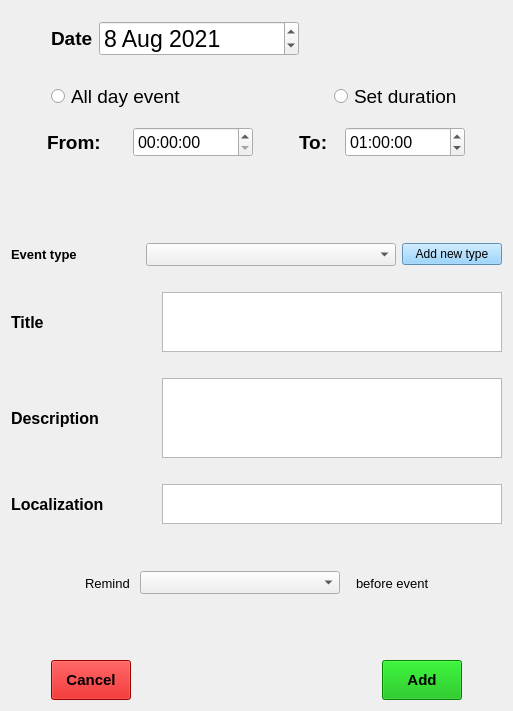
<?xml version="1.0" encoding="UTF-8"?>
<ui version="4.0">
 <class>Form</class>
 <widget class="QWidget" name="Form">
  <property name="geometry">
   <rect>
    <x>0</x>
    <y>0</y>
    <width>513</width>
    <height>711</height>
   </rect>
  </property>
  <property name="windowTitle">
   <string>Form</string>
  </property>
  <layout class="QGridLayout" name="gridLayout">
   <item row="0" column="0">
    <layout class="QVBoxLayout" name="verticalLayout" stretch="0,1,0,1,0,1,0,1,0,1,0,1,0,1,0,1,1,1">
     <item>
      <spacer name="verticalSpacer_10">
       <property name="orientation">
        <enum>Qt::Vertical</enum>
       </property>
       <property name="sizeType">
        <enum>QSizePolicy::Fixed</enum>
       </property>
       <property name="sizeHint" stdset="0">
        <size>
         <width>20</width>
         <height>10</height>
        </size>
       </property>
      </spacer>
     </item>
     <item>
      <layout class="QHBoxLayout" name="horizontalLayout_13" stretch="0,0,1">
       <item>
        <spacer name="horizontalSpacer_6">
         <property name="orientation">
          <enum>Qt::Horizontal</enum>
         </property>
         <property name="sizeHint" stdset="0">
          <size>
           <width>40</width>
           <height>20</height>
          </size>
         </property>
        </spacer>
       </item>
       <item>
        <layout class="QHBoxLayout" name="horizontalLayout_12">
         <item>
          <widget class="QLabel" name="dateLabel">
           <property name="font">
            <font>
             <pointsize>14</pointsize>
             <weight>75</weight>
             <bold>true</bold>
            </font>
           </property>
           <property name="text">
            <string>Date</string>
           </property>
          </widget>
         </item>
         <item>
          <widget class="QDateEdit" name="dateEdit">
           <property name="minimumSize">
            <size>
             <width>200</width>
             <height>0</height>
            </size>
           </property>
           <property name="font">
            <font>
             <pointsize>17</pointsize>
            </font>
           </property>
           <property name="dateTime">
            <datetime>
             <hour>0</hour>
             <minute>0</minute>
             <second>0</second>
             <year>2021</year>
             <month>8</month>
             <day>8</day>
            </datetime>
           </property>
          </widget>
         </item>
        </layout>
       </item>
       <item>
        <spacer name="horizontalSpacer_5">
         <property name="orientation">
          <enum>Qt::Horizontal</enum>
         </property>
         <property name="sizeHint" stdset="0">
          <size>
           <width>40</width>
           <height>20</height>
          </size>
         </property>
        </spacer>
       </item>
      </layout>
     </item>
     <item>
      <spacer name="verticalSpacer_9">
       <property name="orientation">
        <enum>Qt::Vertical</enum>
       </property>
       <property name="sizeType">
        <enum>QSizePolicy::Fixed</enum>
       </property>
       <property name="sizeHint" stdset="0">
        <size>
         <width>20</width>
         <height>20</height>
        </size>
       </property>
      </spacer>
     </item>
     <item>
      <layout class="QHBoxLayout" name="horizontalLayout_11" stretch="0,0,1,0,0">
       <item>
        <spacer name="horizontalSpacer_7">
         <property name="orientation">
          <enum>Qt::Horizontal</enum>
         </property>
         <property name="sizeHint" stdset="0">
          <size>
           <width>40</width>
           <height>20</height>
          </size>
         </property>
        </spacer>
       </item>
       <item>
        <widget class="QRadioButton" name="allDayEventRadioButton">
         <property name="font">
          <font>
           <pointsize>14</pointsize>
          </font>
         </property>
         <property name="text">
          <string>All day event</string>
         </property>
        </widget>
       </item>
       <item>
        <spacer name="horizontalSpacer_2">
         <property name="orientation">
          <enum>Qt::Horizontal</enum>
         </property>
         <property name="sizeHint" stdset="0">
          <size>
           <width>40</width>
           <height>20</height>
          </size>
         </property>
        </spacer>
       </item>
       <item>
        <widget class="QRadioButton" name="setDurationEventRadioButton">
         <property name="font">
          <font>
           <pointsize>14</pointsize>
          </font>
         </property>
         <property name="text">
          <string>Set duration</string>
         </property>
        </widget>
       </item>
       <item>
        <spacer name="horizontalSpacer_13">
         <property name="orientation">
          <enum>Qt::Horizontal</enum>
         </property>
         <property name="sizeHint" stdset="0">
          <size>
           <width>40</width>
           <height>20</height>
          </size>
         </property>
        </spacer>
       </item>
      </layout>
     </item>
     <item>
      <spacer name="verticalSpacer_8">
       <property name="orientation">
        <enum>Qt::Vertical</enum>
       </property>
       <property name="sizeType">
        <enum>QSizePolicy::Fixed</enum>
       </property>
       <property name="sizeHint" stdset="0">
        <size>
         <width>20</width>
         <height>10</height>
        </size>
       </property>
      </spacer>
     </item>
     <item>
      <layout class="QHBoxLayout" name="horizontalLayout_10" stretch="0,0,1,0">
       <item>
        <spacer name="horizontalSpacer_8">
         <property name="orientation">
          <enum>Qt::Horizontal</enum>
         </property>
         <property name="sizeHint" stdset="0">
          <size>
           <width>40</width>
           <height>20</height>
          </size>
         </property>
        </spacer>
       </item>
       <item>
        <layout class="QHBoxLayout" name="horizontalLayout_9">
         <item>
          <widget class="QLabel" name="fromLabel">
           <property name="minimumSize">
            <size>
             <width>80</width>
             <height>0</height>
            </size>
           </property>
           <property name="maximumSize">
            <size>
             <width>80</width>
             <height>16777215</height>
            </size>
           </property>
           <property name="font">
            <font>
             <pointsize>14</pointsize>
             <weight>75</weight>
             <bold>true</bold>
            </font>
           </property>
           <property name="text">
            <string>From: </string>
           </property>
          </widget>
         </item>
         <item>
          <widget class="QTimeEdit" name="timeFromEdit">
           <property name="minimumSize">
            <size>
             <width>120</width>
             <height>30</height>
            </size>
           </property>
           <property name="maximumSize">
            <size>
             <width>100</width>
             <height>16777215</height>
            </size>
           </property>
           <property name="font">
            <font>
             <pointsize>12</pointsize>
            </font>
           </property>
          </widget>
         </item>
        </layout>
       </item>
       <item>
        <spacer name="horizontalSpacer_3">
         <property name="orientation">
          <enum>Qt::Horizontal</enum>
         </property>
         <property name="sizeHint" stdset="0">
          <size>
           <width>40</width>
           <height>20</height>
          </size>
         </property>
        </spacer>
       </item>
       <item>
        <layout class="QHBoxLayout" name="horizontalLayout_8" stretch="0,0,1">
         <item>
          <spacer name="horizontalSpacer_9">
           <property name="orientation">
            <enum>Qt::Horizontal</enum>
           </property>
           <property name="sizeHint" stdset="0">
            <size>
             <width>40</width>
             <height>20</height>
            </size>
           </property>
          </spacer>
         </item>
         <item>
          <layout class="QHBoxLayout" name="horizontalLayout_7">
           <item>
            <widget class="QLabel" name="toLabel">
             <property name="minimumSize">
              <size>
               <width>40</width>
               <height>0</height>
              </size>
             </property>
             <property name="maximumSize">
              <size>
               <width>80</width>
               <height>16777215</height>
              </size>
             </property>
             <property name="font">
              <font>
               <pointsize>14</pointsize>
               <weight>75</weight>
               <bold>true</bold>
              </font>
             </property>
             <property name="text">
              <string>To: </string>
             </property>
            </widget>
           </item>
           <item>
            <widget class="QTimeEdit" name="timeToEdit">
             <property name="minimumSize">
              <size>
               <width>120</width>
               <height>30</height>
              </size>
             </property>
             <property name="maximumSize">
              <size>
               <width>100</width>
               <height>16777215</height>
              </size>
             </property>
             <property name="font">
              <font>
               <pointsize>12</pointsize>
              </font>
             </property>
             <property name="dateTime">
              <datetime>
               <hour>1</hour>
               <minute>0</minute>
               <second>0</second>
               <year>2000</year>
               <month>1</month>
               <day>1</day>
              </datetime>
             </property>
            </widget>
           </item>
          </layout>
         </item>
         <item>
          <spacer name="horizontalSpacer_4">
           <property name="orientation">
            <enum>Qt::Horizontal</enum>
           </property>
           <property name="sizeHint" stdset="0">
            <size>
             <width>40</width>
             <height>20</height>
            </size>
           </property>
          </spacer>
         </item>
        </layout>
       </item>
      </layout>
     </item>
     <item>
      <spacer name="verticalSpacer_6">
       <property name="orientation">
        <enum>Qt::Vertical</enum>
       </property>
       <property name="sizeType">
        <enum>QSizePolicy::Fixed</enum>
       </property>
       <property name="sizeHint" stdset="0">
        <size>
         <width>20</width>
         <height>80</height>
        </size>
       </property>
      </spacer>
     </item>
     <item>
      <layout class="QHBoxLayout" name="horizontalLayout_6" stretch="0,1,0">
       <item>
        <widget class="QLabel" name="eventTypeLabel">
         <property name="font">
          <font>
           <pointsize>10</pointsize>
           <weight>75</weight>
           <bold>true</bold>
          </font>
         </property>
         <property name="text">
          <string>Event type</string>
         </property>
        </widget>
       </item>
       <item>
        <widget class="QComboBox" name="eventTypeComboBox">
         <property name="maximumSize">
          <size>
           <width>250</width>
           <height>16777215</height>
          </size>
         </property>
         <property name="font">
          <font>
           <pointsize>10</pointsize>
          </font>
         </property>
         <property name="currentText">
          <string/>
         </property>
        </widget>
       </item>
       <item>
        <widget class="QPushButton" name="addEventTypeButton">
         <property name="maximumSize">
          <size>
           <width>100</width>
           <height>16777215</height>
          </size>
         </property>
         <property name="font">
          <font>
           <pointsize>9</pointsize>
           <kerning>true</kerning>
          </font>
         </property>
         <property name="styleSheet">
          <string notr="true">background-color: rgb(128, 200, 255);</string>
         </property>
         <property name="text">
          <string>Add new type</string>
         </property>
        </widget>
       </item>
      </layout>
     </item>
     <item>
      <spacer name="verticalSpacer_5">
       <property name="orientation">
        <enum>Qt::Vertical</enum>
       </property>
       <property name="sizeType">
        <enum>QSizePolicy::Fixed</enum>
       </property>
       <property name="sizeHint" stdset="0">
        <size>
         <width>10</width>
         <height>20</height>
        </size>
       </property>
      </spacer>
     </item>
     <item>
      <layout class="QHBoxLayout" name="horizontalLayout_5">
       <item>
        <widget class="QLabel" name="titleLabel">
         <property name="minimumSize">
          <size>
           <width>110</width>
           <height>0</height>
          </size>
         </property>
         <property name="font">
          <font>
           <pointsize>12</pointsize>
           <weight>75</weight>
           <bold>true</bold>
          </font>
         </property>
         <property name="text">
          <string>Title</string>
         </property>
        </widget>
       </item>
       <item>
        <widget class="QPlainTextEdit" name="eventTitlePlainTextEdit">
         <property name="sizePolicy">
          <sizepolicy hsizetype="Expanding" vsizetype="Expanding">
           <horstretch>0</horstretch>
           <verstretch>0</verstretch>
          </sizepolicy>
         </property>
         <property name="minimumSize">
          <size>
           <width>0</width>
           <height>0</height>
          </size>
         </property>
         <property name="maximumSize">
          <size>
           <width>340</width>
           <height>60</height>
          </size>
         </property>
         <property name="font">
          <font>
           <pointsize>10</pointsize>
          </font>
         </property>
        </widget>
       </item>
      </layout>
     </item>
     <item>
      <spacer name="verticalSpacer_4">
       <property name="orientation">
        <enum>Qt::Vertical</enum>
       </property>
       <property name="sizeType">
        <enum>QSizePolicy::Fixed</enum>
       </property>
       <property name="sizeHint" stdset="0">
        <size>
         <width>10</width>
         <height>20</height>
        </size>
       </property>
      </spacer>
     </item>
     <item>
      <layout class="QHBoxLayout" name="horizontalLayout_4">
       <item>
        <widget class="QLabel" name="descriptionLabel">
         <property name="minimumSize">
          <size>
           <width>110</width>
           <height>0</height>
          </size>
         </property>
         <property name="font">
          <font>
           <pointsize>12</pointsize>
           <weight>75</weight>
           <bold>true</bold>
          </font>
         </property>
         <property name="text">
          <string>Description</string>
         </property>
        </widget>
       </item>
       <item>
        <widget class="QPlainTextEdit" name="eventDescriptionPlaneTextEdit">
         <property name="maximumSize">
          <size>
           <width>340</width>
           <height>80</height>
          </size>
         </property>
         <property name="font">
          <font>
           <pointsize>10</pointsize>
          </font>
         </property>
        </widget>
       </item>
      </layout>
     </item>
     <item>
      <spacer name="verticalSpacer_3">
       <property name="orientation">
        <enum>Qt::Vertical</enum>
       </property>
       <property name="sizeType">
        <enum>QSizePolicy::Fixed</enum>
       </property>
       <property name="sizeHint" stdset="0">
        <size>
         <width>10</width>
         <height>20</height>
        </size>
       </property>
      </spacer>
     </item>
     <item>
      <layout class="QHBoxLayout" name="horizontalLayout_3">
       <item>
        <widget class="QLabel" name="localizationLabel">
         <property name="minimumSize">
          <size>
           <width>110</width>
           <height>0</height>
          </size>
         </property>
         <property name="font">
          <font>
           <pointsize>12</pointsize>
           <weight>75</weight>
           <bold>true</bold>
          </font>
         </property>
         <property name="text">
          <string>Localization</string>
         </property>
        </widget>
       </item>
       <item>
        <widget class="QPlainTextEdit" name="eventLocalizationPlainTextEdit">
         <property name="maximumSize">
          <size>
           <width>340</width>
           <height>40</height>
          </size>
         </property>
         <property name="font">
          <font>
           <pointsize>10</pointsize>
          </font>
         </property>
        </widget>
       </item>
      </layout>
     </item>
     <item>
      <spacer name="verticalSpacer_2">
       <property name="orientation">
        <enum>Qt::Vertical</enum>
       </property>
       <property name="sizeType">
        <enum>QSizePolicy::Fixed</enum>
       </property>
       <property name="sizeHint" stdset="0">
        <size>
         <width>10</width>
         <height>10</height>
        </size>
       </property>
      </spacer>
     </item>
     <item>
      <layout class="QHBoxLayout" name="horizontalLayout_2" stretch="0,0,1,0,0,0">
       <item>
        <spacer name="horizontalSpacer_14">
         <property name="orientation">
          <enum>Qt::Horizontal</enum>
         </property>
         <property name="sizeHint" stdset="0">
          <size>
           <width>40</width>
           <height>20</height>
          </size>
         </property>
        </spacer>
       </item>
       <item>
        <widget class="QLabel" name="remindLabel">
         <property name="maximumSize">
          <size>
           <width>80</width>
           <height>16777215</height>
          </size>
         </property>
         <property name="font">
          <font>
           <pointsize>10</pointsize>
          </font>
         </property>
         <property name="text">
          <string>Remind </string>
         </property>
        </widget>
       </item>
       <item>
        <widget class="QComboBox" name="remindBeforeComboBox">
         <property name="maximumSize">
          <size>
           <width>200</width>
           <height>16777215</height>
          </size>
         </property>
         <property name="font">
          <font>
           <pointsize>10</pointsize>
          </font>
         </property>
        </widget>
       </item>
       <item>
        <spacer name="horizontalSpacer_12">
         <property name="orientation">
          <enum>Qt::Horizontal</enum>
         </property>
         <property name="sizeType">
          <enum>QSizePolicy::Fixed</enum>
         </property>
         <property name="sizeHint" stdset="0">
          <size>
           <width>10</width>
           <height>20</height>
          </size>
         </property>
        </spacer>
       </item>
       <item>
        <widget class="QLabel" name="beforeEventLabel">
         <property name="maximumSize">
          <size>
           <width>110</width>
           <height>16777215</height>
          </size>
         </property>
         <property name="font">
          <font>
           <pointsize>10</pointsize>
          </font>
         </property>
         <property name="layoutDirection">
          <enum>Qt::LeftToRight</enum>
         </property>
         <property name="text">
          <string>before event</string>
         </property>
        </widget>
       </item>
       <item>
        <spacer name="horizontalSpacer_15">
         <property name="orientation">
          <enum>Qt::Horizontal</enum>
         </property>
         <property name="sizeHint" stdset="0">
          <size>
           <width>40</width>
           <height>20</height>
          </size>
         </property>
        </spacer>
       </item>
      </layout>
     </item>
     <item>
      <spacer name="verticalSpacer">
       <property name="orientation">
        <enum>Qt::Vertical</enum>
       </property>
       <property name="sizeType">
        <enum>QSizePolicy::Fixed</enum>
       </property>
       <property name="sizeHint" stdset="0">
        <size>
         <width>20</width>
         <height>28</height>
        </size>
       </property>
      </spacer>
     </item>
     <item>
      <layout class="QHBoxLayout" name="horizontalLayout" stretch="0,0,1,0,0">
       <item>
        <spacer name="horizontalSpacer_10">
         <property name="orientation">
          <enum>Qt::Horizontal</enum>
         </property>
         <property name="sizeHint" stdset="0">
          <size>
           <width>40</width>
           <height>20</height>
          </size>
         </property>
        </spacer>
       </item>
       <item>
        <widget class="QPushButton" name="cancelButton">
         <property name="minimumSize">
          <size>
           <width>0</width>
           <height>40</height>
          </size>
         </property>
         <property name="font">
          <font>
           <pointsize>11</pointsize>
           <weight>75</weight>
           <bold>true</bold>
          </font>
         </property>
         <property name="styleSheet">
          <string notr="true">background-color: rgb(213, 0, 0);</string>
         </property>
         <property name="text">
          <string>Cancel</string>
         </property>
        </widget>
       </item>
       <item>
        <spacer name="horizontalSpacer">
         <property name="orientation">
          <enum>Qt::Horizontal</enum>
         </property>
         <property name="sizeHint" stdset="0">
          <size>
           <width>40</width>
           <height>20</height>
          </size>
         </property>
        </spacer>
       </item>
       <item>
        <widget class="QPushButton" name="addEventButton">
         <property name="minimumSize">
          <size>
           <width>0</width>
           <height>40</height>
          </size>
         </property>
         <property name="font">
          <font>
           <pointsize>11</pointsize>
           <weight>75</weight>
           <bold>true</bold>
          </font>
         </property>
         <property name="styleSheet">
          <string notr="true">background-color: rgb(0, 181, 0);</string>
         </property>
         <property name="text">
          <string>Add</string>
         </property>
        </widget>
       </item>
       <item>
        <spacer name="horizontalSpacer_11">
         <property name="orientation">
          <enum>Qt::Horizontal</enum>
         </property>
         <property name="sizeHint" stdset="0">
          <size>
           <width>40</width>
           <height>20</height>
          </size>
         </property>
        </spacer>
       </item>
      </layout>
     </item>
    </layout>
   </item>
  </layout>
 </widget>
 <resources/>
 <connections/>
</ui>
